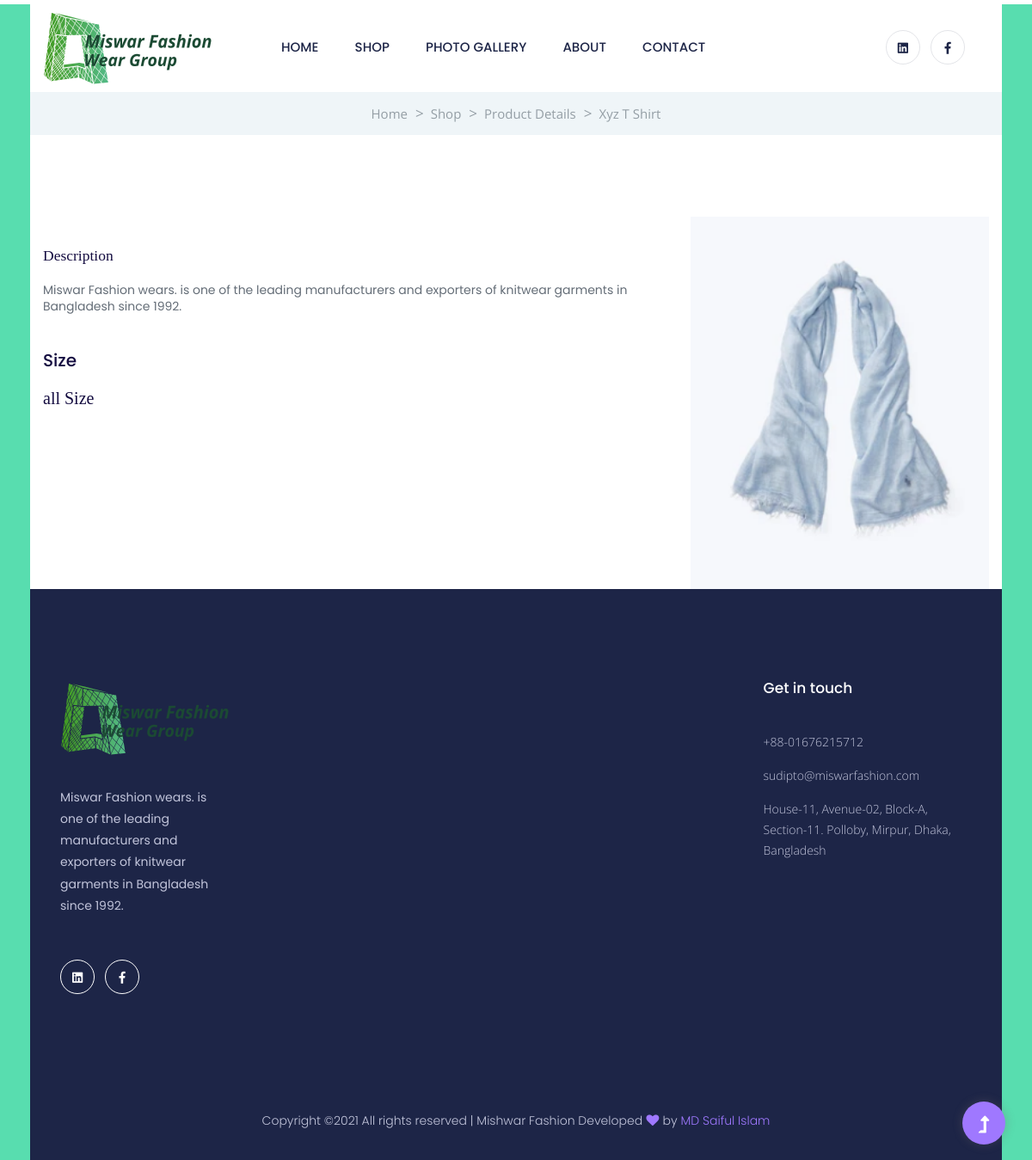
Screenshot of /1/xyz-t-shirt-new/ with the database file from the repository.
### miswarfashionApp/models.py (models this page shows, shortened)
class Product(models.Model):
    image = models.ImageField(upload_to="product-image", default='packageImage/blank.png', blank=True, null=True)
    name = models.CharField(max_length=40)
    Category = models.ForeignKey(
        Category, on_delete=models.CASCADE, related_name='category')
    size = models.CharField(max_length=200, blank = True)
    description = models.TextField(blank = True)
    slug = models.SlugField(max_length=200, db_index=True)
    class Meta:
        ordering = ('name',)
        index_together = (('id', 'slug'),)

### miswarfashionApp/views.py (the view)
# urls.py: path('<int:id>/<slug:slug>/', views.product_detail, name='product_detail'),
def product_detail(request, id, slug):
    product = get_object_or_404(Product,id=id,slug=slug)
    return render(request,'product_details.html',{'product': product})

### miswarfashionApp/templates/product_details.html
{% extends 'base/base.html' %}
{% load static %}
    {% block header %}
        <div class="page-notification">
            <div class="container">
                <div class="row">
                    <div class="col-lg-12">
                        <nav aria-label="breadcrumb">
                            <ol class="breadcrumb justify-content-center">
                                <li class="breadcrumb-item"><a href="index.html">Home</a></li>
                                <li class="breadcrumb-item"><a href="#">shop</a></li>
                                <li class="breadcrumb-item"><a href="#">Product Details</a></li>
                                <li class="breadcrumb-item"><a href="#">{{ product.name }}</a></li>
                            </ol>
                        </nav>
                    </div>
                </div>
            </div>
        </div>
    {% endblock %}
    {% block details %}
        <div class="directory-details pt-padding">
            <div class="container">
                <div class="row">
                    <div class="col-lg-8">
                        <div class="small-tittle mb-20">
                            <h1 style="font-display:inherit;">{{ product.name }}</h1>
                            <h3>Description</h3>
                        </div>
                        <div class="directory-cap mb-40">
                            <p>{{ product.description }}</p>
                        </div>
                        <div class="small-tittle mb-20">
                            <h2>Size</h2>
                        </div>
                        <h2>{{ product.size }}</h2>
                    </div>
                    <div class="col-lg-4">
                        <div class="map">
                            <img src="{{ product.image.url }}" alt="">
                        </div>
                    </div>
                </div>
            </div>
        </div>
    {% endblock %}

### mishwarFashion/static/css/slider.css (style rules this page uses)
html { border-top: 5px solid #fff; background: #58DDAF; color: #2a2a2a; }
html, body { margin: 0; padding: 0; font-family: 'Open Sans'; }
h1 { color: #fff; text-align: center; font-weight: 300; }

### rows the page displays
Product: name "Xyz T Shirt", description "Miswar Fashion wears. is one of the leading manufacturers and exporters of knitwear garments in Bangladesh since 1992.", size "all Size", image (picture)
